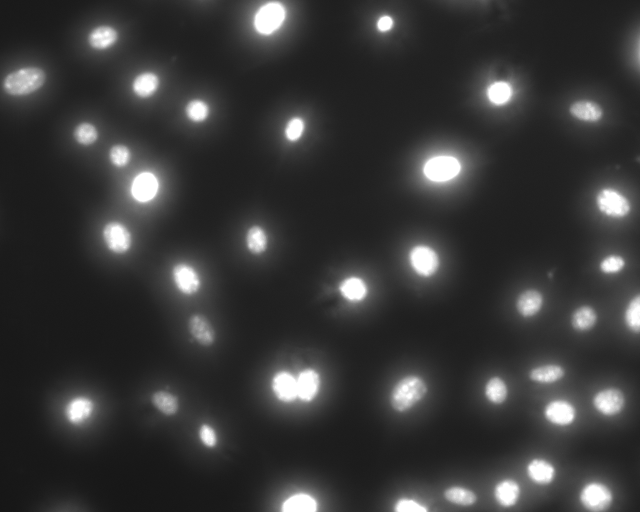
#> input picture PythonSolution/img/Simono/2017-10-24 NIH FBS plius .click-it dapi 3.tif, 640 x 512 px
$ jupyter execute Classical_cell_counter.ipynb
#> lines starting #> are read from the running program, lines starting #| are printed output that depends on the picture; after the words box and inside, x2 and y2 are one past the last pixel; in counts of white or black regions, pixels touching at a corner belong together
# Classical cell counter

__This is to be converted into Kiwi__

[cell 1]
import numpy as np
import matplotlib.pyplot as plt
from skimage.morphology import remove_small_objects, label
import cv2

## Tools

[cell 2]
def clip(x):
    '''
    Clip maximum to 4 sigma
    '''
    return np.clip(x, a_min=0, a_max=6*np.std(x))

def norm(x):
    x = clip(x)
    return (x) / ( np.max(x)) # clip at 6-sigma ?

def binary_mask(x, treshold=None, sigmas = 2):
    if treshold:
        return norm(x) > treshold
    else:
        return norm(x) > sigmas*np.std(norm(x))

## Load image

[cell 3]
img = cv2.imread('img/Simono/2017-10-24 NIH FBS plius .click-it dapi 3.tif')
#> img is the input picture: shape (512, 640, 3); min 22, max 255, mean 56.4
plt.imshow(norm(img))
plt.show()

# The counting procedure

[cell 4]
cell = np.asarray(img[:,:,0], dtype=np.float32)

[cell 5]
binary_treshold = 0.46
min_size = 16 # 16 px area is minimal

[cell 6]
plt.figure(figsize = (17,17))

# Binary tresholded image
clean_cell_bw = remove_small_objects(
                    binary_mask(cell, binary_treshold),
                    min_size=min_size
                )
#> in binary_mask, `return norm(x) > treshold`:
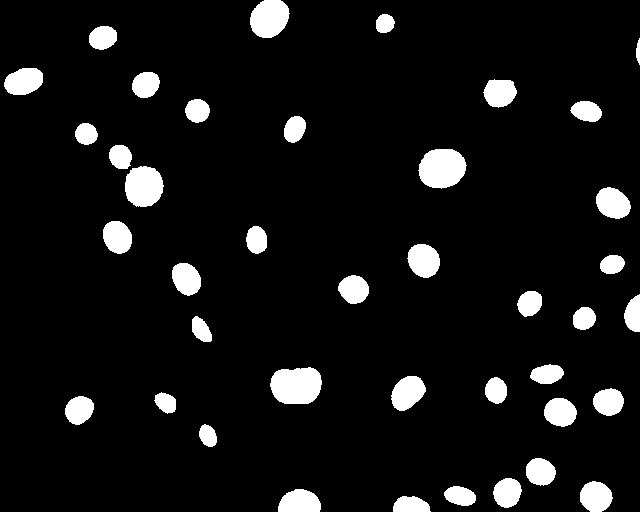
#> returned value: shape (512, 640) bool; 7.8% white; 40 white regions, largest, box (x1, y1, x2, y2) and area: (270, 367, 322, 404) 1589, (418, 149, 467, 189) 1511, (125, 166, 164, 207) 1269
#
# clean_cell_bw = remove_small_objects(binary_mask(cell), min_size = min_size)


# count cells
labeled = label(clean_cell_bw, background=0)
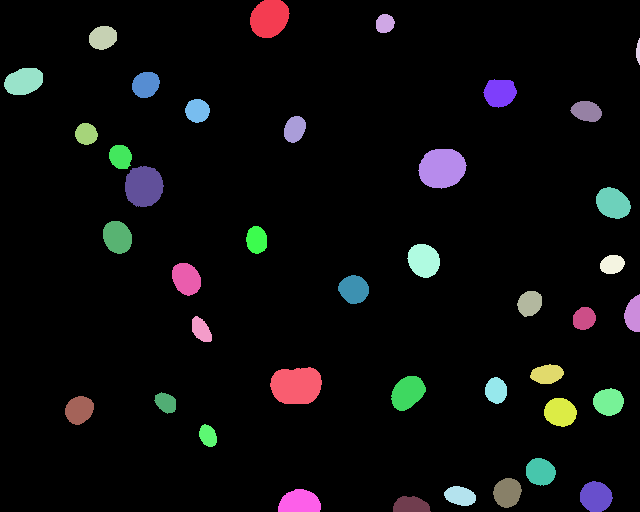
#> labeled: shape (512, 640) int32; 41 distinct labels, from 0 to 40; one colour per label, 0 black


# ------- display cells on rgb image ----
rgb = np.zeros(list(cell.shape)+[3], dtype = np.uint8)

rgb[:,:, 1] =  cell
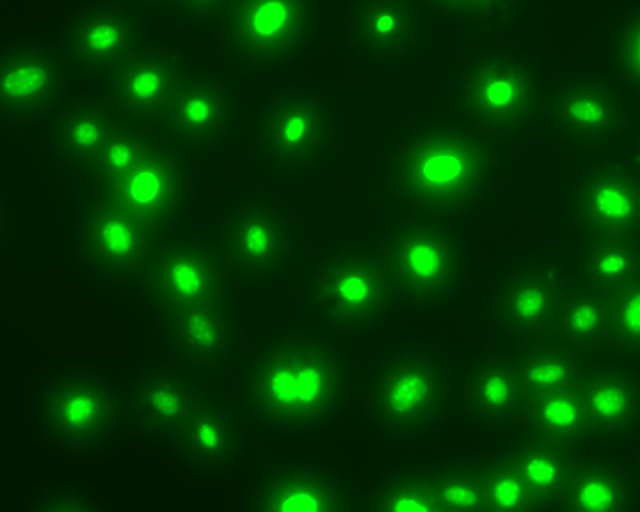
#> rgb: shape (512, 640, 3); mean of channels 0, 1, 2 0, 56.4, 0; drawn as B, G, R

# color binary mask region
rgb[:,:, 0] =  clean_cell_bw*cell
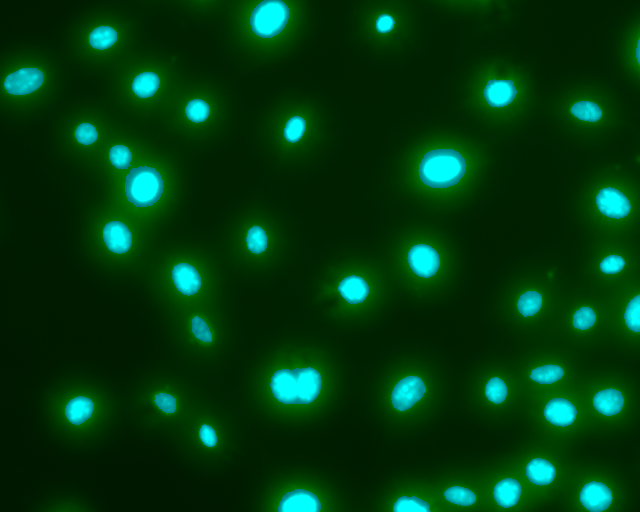
#> rgb: shape (512, 640, 3); 7.82% of pixels changed, all inside (x1, y1, x2, y2) = (4, 0, 640, 512); drawn as B, G, R


plt.subplot(1,2,1)
plt.title('Original image, \n superimposed segmentation mask with cell overlapping nuclei ')
plt.imshow(rgb)

plt.subplot(1,2,2)
plt.title('Cells Count: '+ str(np.max(labeled)))

# count the number of cells
N = np.max(labeled)
#> N = 40

plt.imshow(labeled, cmap='nipy_spectral')

print( N)
#| 40

$ run again, with PythonSolution/img/Simono/2017-10-24 NIH FBS plius .click-it dapi 1.tif copied over PythonSolution/img/Simono/2017-10-24 NIH FBS plius .click-it dapi 3.tif
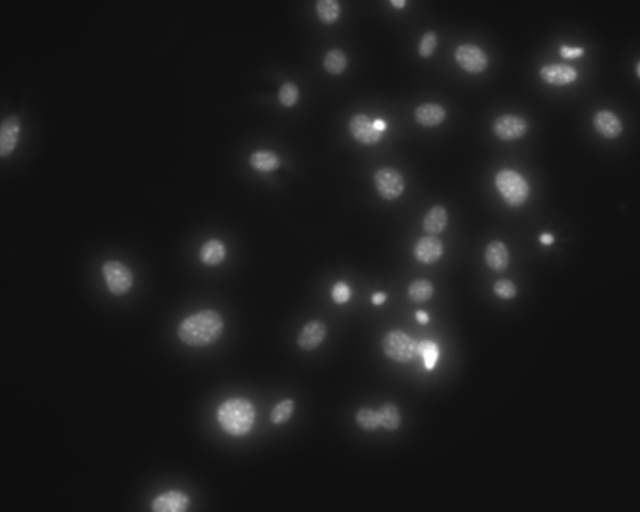
#> input picture PythonSolution/img/Simono/2017-10-24 NIH FBS plius .click-it dapi 1.tif, 640 x 512 px
#> img is the input picture: shape (512, 640, 3); min 12, max 255, mean 27.9
#> in binary_mask, `return norm(x) > treshold`:
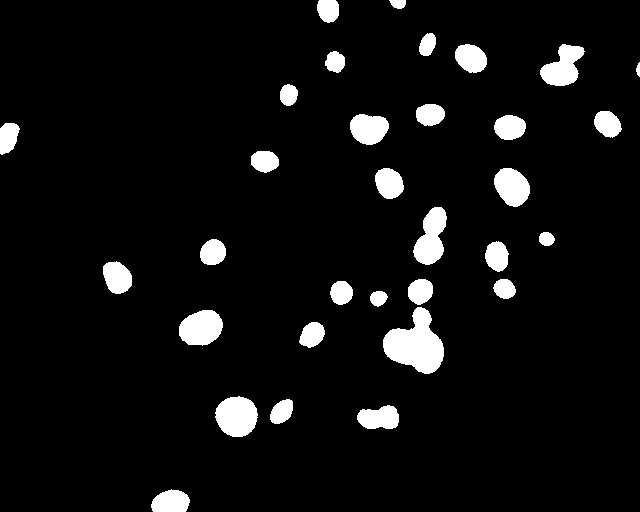
#> returned value: shape (512, 640) bool; 6.3% white; 32 white regions, largest, box (x1, y1, x2, y2) and area: (383, 307, 444, 374) 2437, (215, 396, 258, 437) 1355, (413, 207, 447, 265) 1248
#> labeled: shape (512, 640) int32; 33 distinct labels, from 0 to 32
#> `rgb[:,:, 0] =  clean_cell_bw*cell`:
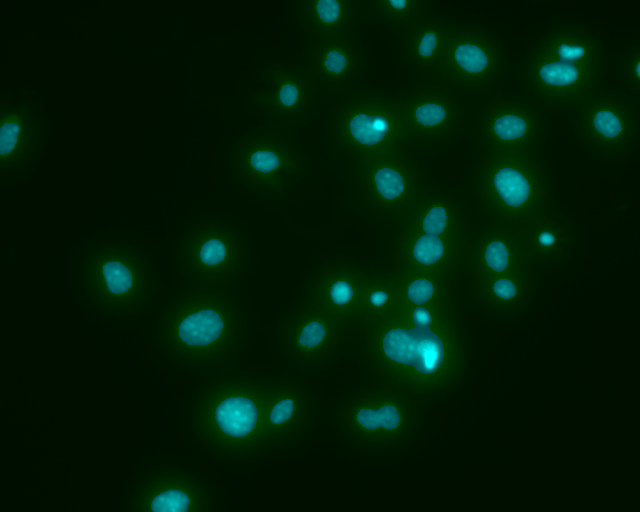
#> rgb: shape (512, 640, 3); mean of channels 0, 1, 2 7, 27.9, 0; drawn as B, G, R
#> N = 32
#| 32

$ run again, with PythonSolution/img/Simono/2017-10-24 NIH FBS plius .click-it dapi 2.tif copied over PythonSolution/img/Simono/2017-10-24 NIH FBS plius .click-it dapi 3.tif
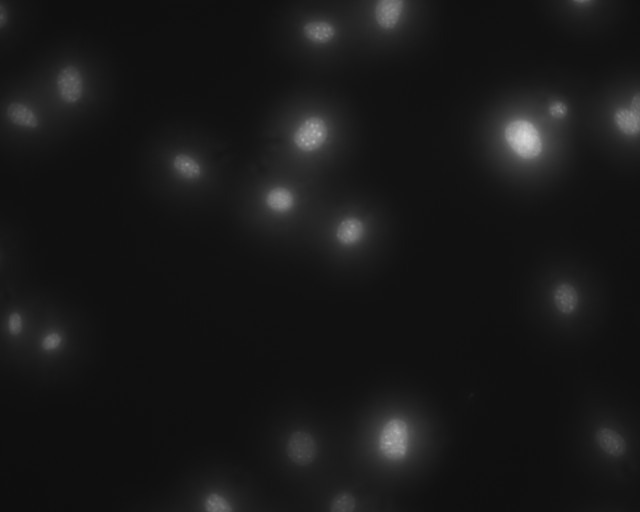
#> input picture PythonSolution/img/Simono/2017-10-24 NIH FBS plius .click-it dapi 2.tif, 640 x 512 px
#> img is the input picture: shape (512, 640, 3); min 14, max 217, mean 24.3
#> in binary_mask, `return norm(x) > treshold`:
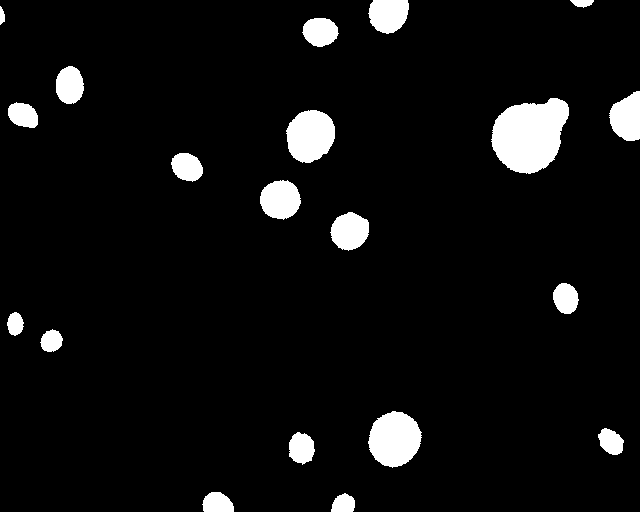
#> returned value: shape (512, 640) bool; 6% white; 20 white regions, largest, box (x1, y1, x2, y2) and area: (491, 98, 569, 174) 4279, (368, 411, 422, 468) 2267, (286, 110, 335, 163) 1999
#> labeled: shape (512, 640) int32; 21 distinct labels, from 0 to 20
#> `rgb[:,:, 0] =  clean_cell_bw*cell`:
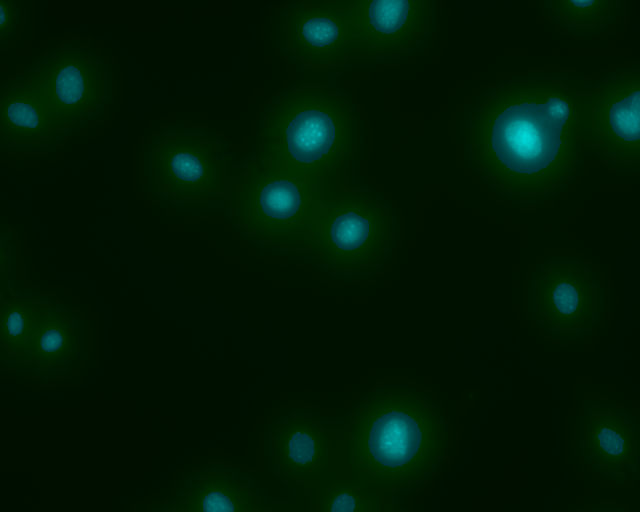
#> rgb: shape (512, 640, 3); mean of channels 0, 1, 2 4.8, 24.3, 0; drawn as B, G, R
#> N = 20
#| 20
